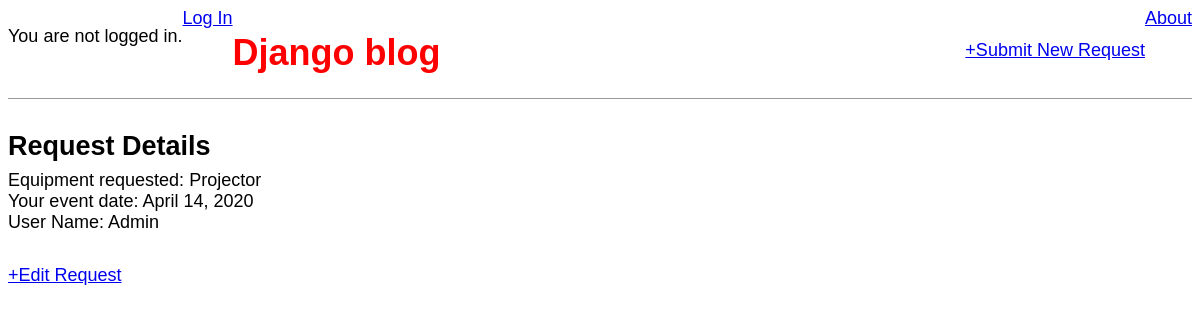
The page /index/request/1/ on the database its author committed.
### tickets/models.py (models this page shows, shortened)
class Request(models.Model):
    equipment_name=models.CharField(max_length=60)
    event_date=models.DateField()
    description=models.TextField()
    user=models.ForeignKey(get_user_model(), on_delete=models.CASCADE)

### tickets/views.py (the view)
# urls.py: path('request/<int:pk>/', RequestDetailView.as_view(), name='request_detail'),
class RequestDetailView(DetailView):
    model = Request
    template_name = 'request_detail.html'

### templates/request_detail.html
{% extends 'base.html' %}
{% block content %}
<div class="request-entry">
    <h2>Request Details</h2>
    <p>Equipment requested: {{ object.equipment_name }}</p>
    <p>Your event date: {{ object.event_date }}</p>
    <p>User Name: {{ object.user.username }}</p>
</div>
<a href="{% url 'edit_request' request.pk %}">+Edit Request</a>
{% endblock content %}

### static/css/base.css (style rules this page uses)
body { font-family: 'Source Sans Pro', sans-serif; font-size:18px; }
.request-entry { margin-bottom: 2rem; }
.request-entry h2 { margin:0.5rem 0; }
.request-entry p { margin:0; font: weight 400; }

### rows shown on the page
Request: equipment_name "Projector", event_date "April 14, 2020", user.username "Admin"
